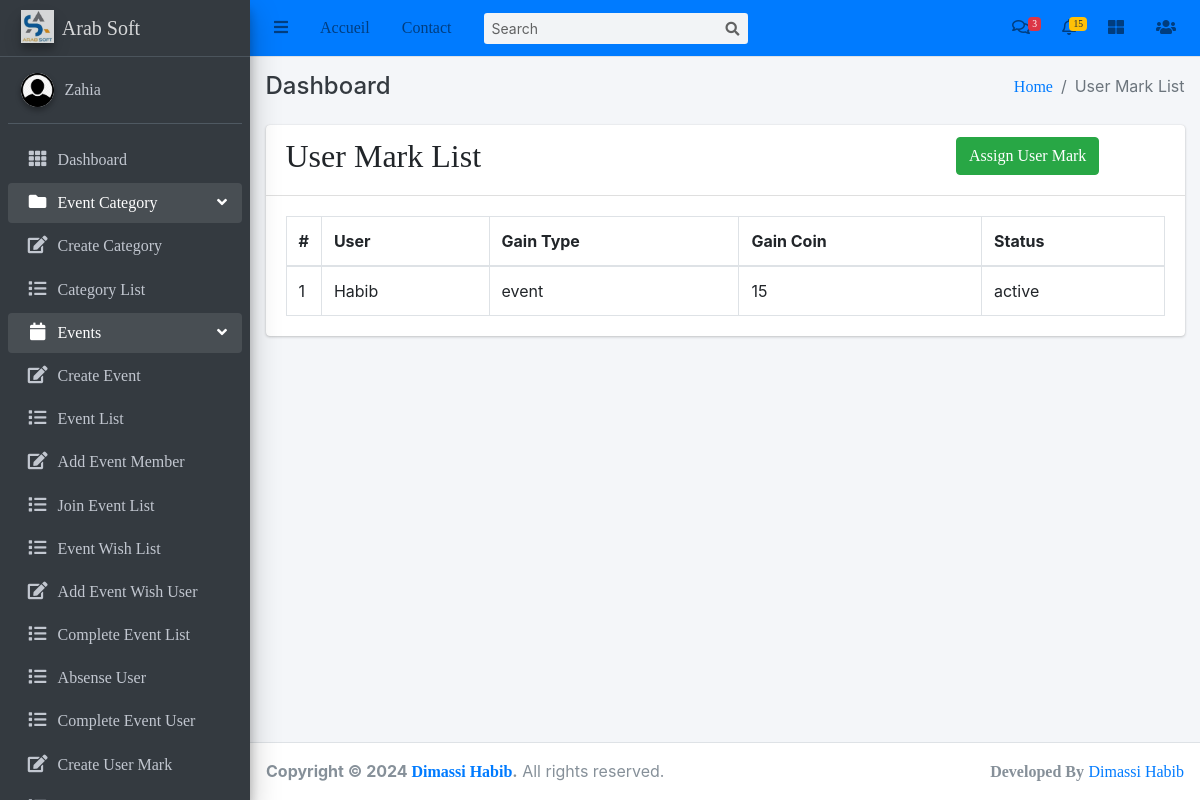
/events/user-mark/ (signed in), run on the app's committed database.
### events/models.py (models this page shows, shortened)
class UserCoin(models.Model):
    user = models.OneToOneField('auth.User', on_delete=models.CASCADE)
    CHOICE_GAIN_TYPE = (
        ('event', 'Event'),
        ('others', 'Others'),
    )
    gain_type = models.CharField(max_length=6, choices=CHOICE_GAIN_TYPE)
    gain_coin = models.PositiveIntegerField()
    created_user = models.ForeignKey('auth.User', on_delete=models.CASCADE, related_name='usercoin_created_user')
    updated_user = models.ForeignKey('auth.User', on_delete=models.CASCADE, related_name='usercoin_updated_user')
    created_date = models.DateField(auto_now_add=True)
    updated_date = models.DateField(auto_now_add=True)
    status_choice = (
        ('disabled', 'Disabled'),
        ('active', 'Active'),
        ('deleted', 'Deleted'),
        ('blocked', 'Blocked'),
        ('completed', 'Completed'),
    )
    status = models.CharField(choices=status_choice, max_length=10)

### events/views.py (the view)
# urls.py: path('user-mark/', UserMarkList.as_view(), name='user-mark'),
class UserMarkList(LoginRequiredMixin, ListView):
    login_url = 'login'
    model = UserCoin
    template_name = 'events/user_mark_list.html'
    context_object_name = 'usermark'

### templates/events/user_mark_list.html (shortened to what this page needs)
{% extends 'base/base.html' %}
{% block breadcrumb %}User Mark List{% endblock breadcrumb %}
{% block content %}
    <div class="row">
        <div class="col-md-12">
            <div class="card">
                <div class="card-header">
                    <div class="row">
                        <div class="col-md-9">
                            <h2>User Mark List</h2>
                        </div>
                        <div class="col-md-3">
                            <a class="btn btn-success" href="{% url 'create-user-mark' %}">Assign User Mark</a>
                        </div>
                    </div>
                </div>
                <div class="card-body">
                    <table class="table table-bordered">
                        <thead>
                          <tr>
                            <th style="width: 10px">#</th>
                            <th>User</th>
                            <th>Gain Type</th>
                            <th>Gain Coin</th>
                            <th>Status</th>
                          </tr>
                        </thead>
                        <tbody>
                            {% for usermark in usermark %}
                                <tr role="row">
                                    <td>{{ forloop.counter }}</td>
                                    <td>{{ usermark.user }}</td>
                                    <td>{{ usermark.gain_type }}</td>
                                    <td>{{ usermark.gain_coin }}</td>
                                    <td>{{ usermark.status }}</td>
                                </tr>
                            {% endfor %}
                        </tbody>
                      </table>
                </div>
            </div>
        </div>
    </div>
{% endblock content %}

### templates/base/sidebar.html (shortened to what this page needs)
{% load static %}
<aside class="main-sidebar sidebar-dark-primary elevation-4">
    <a href="#" class="brand-link">
      <img src="{% static 'img/logo1.png' %}" alt="Logo" class="brand-image elevation-3"
           style="opacity: .8">
          <span class="brand-text font-weight-light">Arab Soft</span>
    </a>
    <div class="sidebar">
      <div class="user-panel mt-3 pb-3 mb-3 d-flex">
        <div class="image">
          <img src="{% static 'img/user.png' %}" class="img-circle elevation-2" alt="User Image">
        </div>
        <div class="info">
          <a href="#" class="d-block">{{ user }}</a>
        </div>
      </div>
      <nav class="mt-2">
        <ul class="nav nav-pills nav-sidebar flex-column" data-widget="treeview" role="menu" data-accordion="false">
          <li class="nav-item">
            <a href="{% url 'dashboard' %}" class="nav-link">
              <i class="nav-icon fas fa-th"></i>
              <p>
                Dashboard
              </p>
            </a>
          </li>
          <li class="nav-item has-treeview menu-open">
            <a href="#" class="nav-link">
              <i class="nav-icon fas fa-folder"></i>
              <p>
                Event Category
                <i class="right fas fa-angle-left"></i>
              </p>
            </a>
            <ul class="nav nav-treeview">
              <li class="nav-item">
                <a href="{% url 'create-event-category' %}" class="nav-link">
                  <i class="far fa fa-edit nav-icon"></i>
                  <p>Create Category</p>
                </a>
              </li>
              <li class="nav-item">
                <a href="{% url 'event-category-list' %}" class="nav-link">
                  <i class="far fa fa-list nav-icon"></i>
                  <p>Category List</p>
                </a>
              </li>
            </ul>
          </li>
          <li class="nav-item has-treeview menu-open">
            <a href="#" class="nav-link">
              <i class="nav-icon fas fa-calendar"></i>
              <p>
                Events
                <i class="right fas fa-angle-left"></i>
              </p>
            </a>
            <ul class="nav nav-treeview">
              <li class="nav-item">
                <a href="{% url 'event-create' %}" class="nav-link">
                  <i class="far fa fa-edit nav-icon"></i>
                  <p>Create Event</p>
                </a>
              </li>
              <li class="nav-item">
                <a href="{% url 'event-list' %}" class="nav-link">
                  <i class="far fa fa-list nav-icon"></i>
                  <p>Event List</p>
                </a>
              </li>
              <li class="nav-item">
                <a href="{% url 'add-event-member' %}" class="nav-link">
                  <i class="far fa fa-edit nav-icon"></i>
                  <p>Add Event Member</p>
                </a>
              </li>
              <li class="nav-item">
                <a href="{% url 'join-event-list' %}" class="nav-link">
                  <i class="far fa fa-list nav-icon"></i>
                  <p>Join Event List</p>
                </a>
              </li>
              <li class="nav-item">
                <a href="{% url 'event-wish-list' %}" class="nav-link">
                  <i class="far fa fa-list nav-icon"></i>
                  <p>Event Wish List</p>
                </a>
              </li>
              <li class="nav-item">
                <a href="{% url 'add-event-wish-user' %}" class="nav-link">
                  <i class="far fa fa-edit nav-icon"></i>
                  <p>Add Event Wish User</p>
                </a>
              </li>
              <li class="nav-item">
                <a href="{% url 'complete-event' %}" class="nav-link">
                  <i class="far fa fa-list nav-icon"></i>
                  <p>Complete Event List</p>
                </a>
              </li>
              <li class="nav-item">
                <a href="{% url 'absense-user' %}" class="nav-link">
                  <i class="far fa fa-list nav-icon"></i>
                  <p>Absense User</p>
                </a>
              </li>
              <li class="nav-item">
                <a href="{% url 'complete-event-user' %}" class="nav-link">
                  <i class="far fa fa-list nav-icon"></i>
                  <p>Complete Event User</p>
                </a>
              </li>
              <li class="nav-item">
                <a href="{% url 'create-user-mark' %}" class="nav-link">
                  <i class="far fa fa-edit nav-icon"></i>
                  <p>Create User Mark</p>
                </a>
              </li>
              <li class="nav-item">
                <a href="{% url 'user-mark' %}" class="nav-link">
                  <p>User Mark List</p>
                </a>
              </li>
            </ul>
          </li>
        </ul>
      </nav>
    </div>
  </aside>

### data on the page
UserCoin: user "Habib", gain_type "event", gain_coin "15", status "active"

### other printed values
{{ user }} "Zahia"
